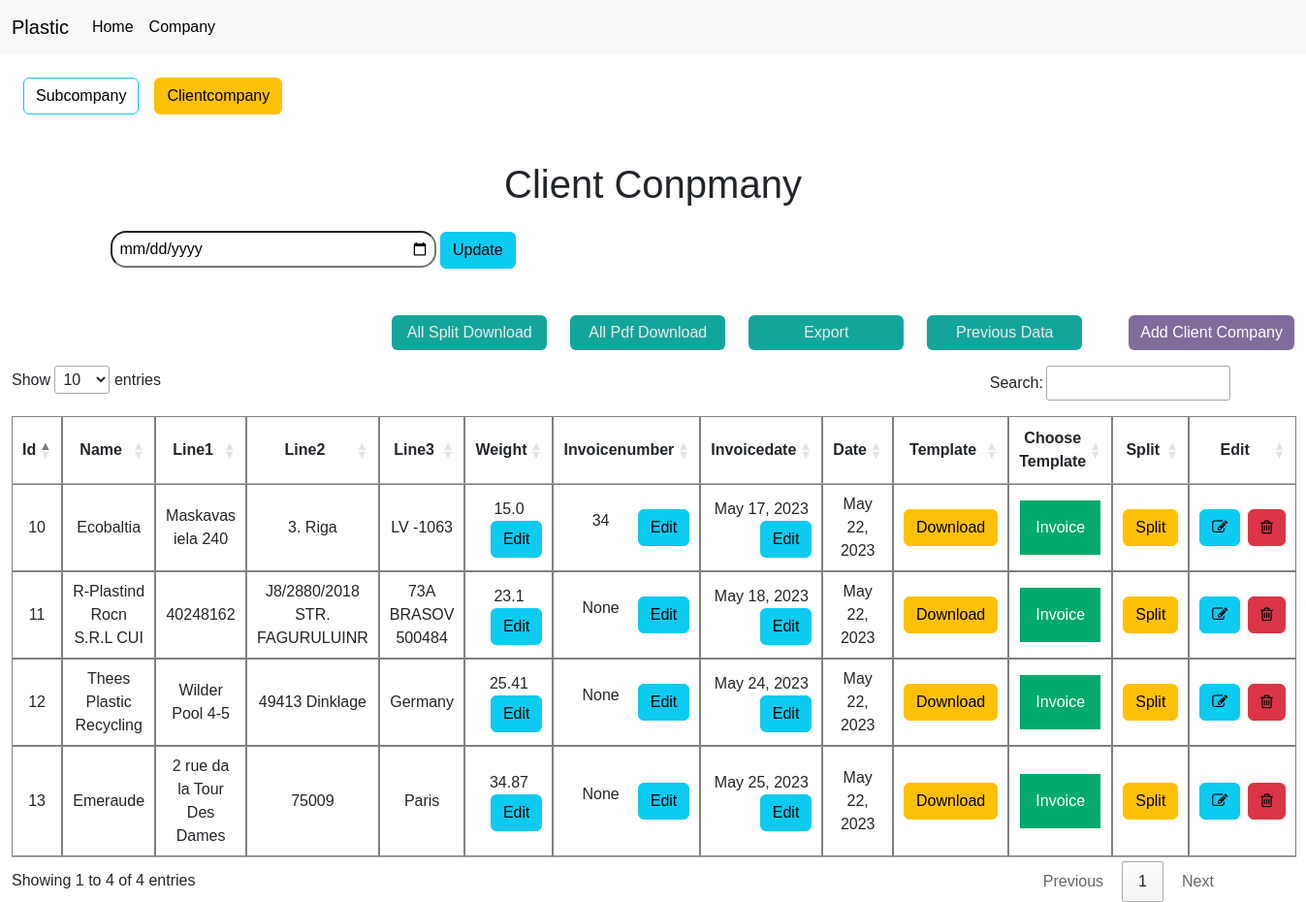
The app's page /clientcompanyone/3/ with its own data.
### excelapp/models.py (models this page shows, shortened)
class ClientCompany(models.Model):
    head_company = models.ForeignKey(HeadCompany, on_delete=models.CASCADE)
    name = models.CharField(max_length=100)
    line1 = models.CharField(max_length=150)
    line2 = models.CharField(max_length=150)
    line3 = models.CharField(max_length=150)
    line4 = models.CharField(max_length=150)
    weight = models.FloatField(null=True, blank=True)
    Invoicenumber = models.IntegerField(null=True, blank=True)
    urlname = models.CharField(max_length=150, null=True, blank=True)
    date = models.DateField(auto_now_add=True)
    invoicedate = models.DateField(null=True, blank=True)
    rangemin = models.FloatField(null=True, blank=True)
    rangemax = models.FloatField(null=True, blank=True)

### excelapp/views.py (the view, shortened to what this page needs)
# urls.py: path('clientcompanyone/<int:id>/', ClientCompanyOneView.as_view(), name="clientcompanyone"),
class ClientCompanyOneView(View):
    def get(self, request, id):
        myid = id
        subform = ClientCompanyForm()
        headcom = HeadCompany.objects.get(id=id)
        clientview = ClientCompany.objects.filter(head_company = headcom)
        return render(request, "clientcompanyone.html", {'clientview' : clientview, 'myid' : myid,'form' : subform})

### excelapp/forms.py
class ClientCompanyForm(forms.ModelForm):
    class Meta:
        model = ClientCompany
        fields = ('head_company',  'name', 'line1', 'line2', 'line3', 'line4', 'invoicedate', 'rangemin', 'rangemax')
        widgets = {
            'head_company': forms.Select(attrs={'class': 'form-control'}),
            'name': forms.TextInput(attrs={'class': 'form-control'}),
            'line1': forms.TextInput(attrs={'class': 'form-control'}),
            'line2': forms.TextInput(attrs={'class': 'form-control'}),
            'line3': forms.TextInput(attrs={'class': 'form-control'}),
            'line4': forms.TextInput(attrs={'class': 'form-control'}),
            'rangemin': forms.NumberInput(attrs={'class': 'form-control', 'placeholder' : 'Min'}),
            'rangemax': forms.NumberInput(attrs={'class': 'form-control',  'placeholder' : 'Max'}),
            'invoicedate': forms.DateInput(attrs={'type' :'date',  'class': 'form-control',  'placeholder' : 'Max'}),
        }

### excelapp/models.py (called while the page is built)
    def __str__(self):
        return self.name

### excelapp/templates/clientcompanyone.html (shortened to what this page needs)
{% extends 'base.html' %}
{% block content %}
<div class="d-flex companyviewbutton mt-4 ms-4">
      <a href="{% url 'subcompanyone' myid %}" class="btn btn-outline-info me-3">Subcompany</a>
      <a href="{% url 'clientcompanyone' myid %}" class="btn btn-outline-warning activebutton">Clientcompany</a>
</div>
<div class="clientviewcompany mb-4">
    <h1>Client Conpmany</h1>
  </div>
  <div class="container formneed">
  <form action="{% url 'updateclient' myid %}" method="post">
      <input type="date" name="date" placeholder="Value Around">
      <button type="submit" class="btn btn-info">Update</button>
  </form>
  </div>
    <div class="container-fluid mt-4 tableview mt-5">
      <button type="button " class="btn btn-primary ms-4 addcom" data-bs-toggle="modal" data-bs-target="#exampleModal">
          Add Client Company
      </button>
      <a  href="{% url 'previoussubclient' myid %}" class="btn btn-primary exportbtn ms-4 me-4" >
        Previous Data
      </a>
      <a  href="/exportclientcompany" class="btn btn-primary exportbtn ms-4" >
          Export
      </a>
      {% if myid == 3 %}
      <a  href="#" class="btn btn-primary exportbtn" onclick="openLinks(event)" >
        All Pdf Download
      </a>
      <a  href="#" class="btn btn-primary exportbtn me-4" onclick="openLinksSplit(event)" >
        All Split Download
      </a>
      {% endif %}
    <table data-replace="jtable" id="example" aria-label="JS Datatable" data-locale="en" data-search="true">
      </div>
              <thead>
                  <tr>
                      <th>Id</th>
                      <th>Name  </th>
                      <th>Line1  </th>
                      <th>Line2  </th>
                      <th>Line3  </th>
                      <th>Weight  </th>
                      <th>Invoicenumber  </th>
                      <th>Invoicedate  </th>
                      <th>Date  </th>
                      <th>Template  </th>
                      <th>Choose Template  </th>
                      <th>Split  </th>
                      <th>Edit  </th>
                  </tr>
              </thead>
              <tbody>
                  {% for sub in  clientview %}
                  <tr>
                      <td>{{sub.id}}</td>
                      <td>{{sub.name}}</td>
                      <td>{{sub.line1}}</td>
                      <td>{{sub.line2}}</td>
                      <td>{{sub.line3}}</td>
                      <td>{{sub.weight}} <a
                        href="#"
                        class="btn btn-info"
                        onclick="showModelwithWeight('{{sub.id}}')"
                        >Edit</a
                      ></td>
                      <td>{{sub.Invoicenumber}} <a
                        href="#"
                        class="btn btn-info"
                        onclick="showModelwithNumber('{{sub.id}}')"
                        >Edit</a
                      ></td>
                      <td>{{sub.invoicedate}} <a
                        href="#"
                        class="btn btn-info"
                        onclick="showModelwithDate('{{sub.id}}')"
                        >Edit</a
                      ></td>
                      <td>{{sub.date}}</td>
                      <td><a href="/{{sub.urlname}}/{{sub.id}}" class="btn btn-warning">Download</a></td>
                      <td><div class="dropdown">
                        <button class="dropbtn">Invoice</button>
                      </div></td>
                      <td><a href="{% url 'clientcompnaysplit' sub.id %}" class="btn btn-warning">Split</a></td>
                      <td><div class="d-flex"><a href="{% url 'clientcompanyupdate' id=sub.id id2=myid %}" class="btn btn-info me-2"><i class="fa fa-pencil-square-o" aria-hidden="true"></i></a> <a href="{% url 'clientcompanydelete' id=sub.id id2=myid %}" class="btn btn-danger"><i class="fa fa-trash-o" aria-hidden="true"></i></a></div></td>
                  {% endfor %}
                  </tr>
              </tbody>
{% endblock %}

### excelapp/templates/base.html (style rules this page uses)
body { margin: 0; padding: 0; font-family: Helvetica, sans-serif; }
a { text-decoration: none !important; color:black !important; }
.companyviewbutton { display: flex !important; }
.container { padding: 0px 10px; }
.dropbtn { background-color: #04AA6D; color: white; padding: 16px; font-size: 16px; border: none; }
.dropdown { position: relative; display: inline-block; }
.tableview .btn { float: right; }
.formneed form input { width: 30% !important; border-radius: 1rem; padding: 0.3rem; padding-left: 0.5rem; }
.clientviewcompany { margin-top: 3rem !important; }
.clientviewcompany h1 { text-align: center; }
.exportbtn { background: #13a59b !important; color: rgb(238, 235, 235) !important; width: 10rem; border: none !important; transition: 0.4s; }
.addcom { background: #806B9D !important; border: none !important; transition: 0.4s; }
.dataTables_wrapper td, th { border: 1px solid grey; text-align: center !important; }

### excelapp/templates/clientcompanyone.html (style rules this page uses)
.activebutton { background: #FFC107; color:white; }

### records on screen
ClientCompany: id "10", name "Ecobaltia", line1 "Maskavas iela 240", line2 "3. Riga", line3 "LV -1063", weight "15.0", Invoicenumber "34", invoicedate "May 17, 2023", date "May 22, 2023"
ClientCompany: id "11", name "R-Plastind Rocn S.R.L CUI", line1 "40248162", line2 "J8/2880/2018 STR. FAGURULUINR", line3 "73A BRASOV 500484", weight "23.1", Invoicenumber "None", invoicedate "May 18, 2023", date "May 22, 2023"
ClientCompany: id "12", name "Thees Plastic Recycling", line1 "Wilder Pool 4-5", line2 "49413 Dinklage", line3 "Germany", weight "25.41", Invoicenumber "None", invoicedate "May 24, 2023", date "May 22, 2023"
ClientCompany: id "13", name "Emeraude", line1 "2 rue da la Tour Des Dames", line2 "75009", line3 "Paris", weight "34.87", Invoicenumber "None", invoicedate "May 25, 2023", date "May 22, 2023"
